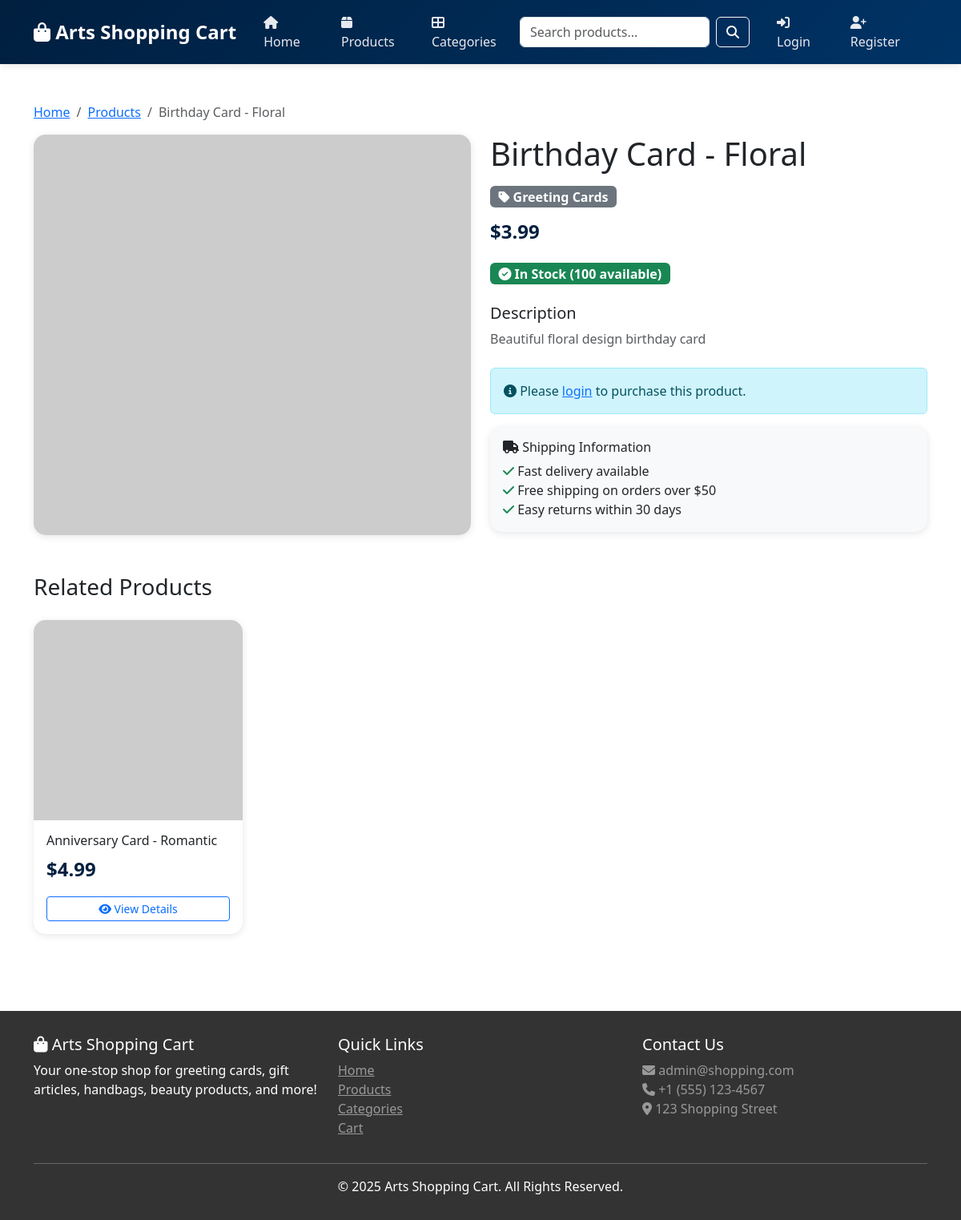
The app's page /product-detail.php?id=1 with its own data.
### tables this page shows
CREATE TABLE IF NOT EXISTS products (
    id INT AUTO_INCREMENT PRIMARY KEY,
    category_id INT,
    name VARCHAR(200) NOT NULL,
    description TEXT,
    price DECIMAL(10, 2) NOT NULL,
    stock INT DEFAULT 0,
    image VARCHAR(255),
    featured TINYINT(1) DEFAULT 0,
    created_at TIMESTAMP DEFAULT CURRENT_TIMESTAMP,
    updated_at TIMESTAMP DEFAULT CURRENT_TIMESTAMP ON UPDATE CURRENT_TIMESTAMP,
    FOREIGN KEY (category_id) REFERENCES categories(id) ON DELETE SET NULL
);

CREATE TABLE IF NOT EXISTS categories (
    id INT AUTO_INCREMENT PRIMARY KEY,
    name VARCHAR(100) NOT NULL,
    description TEXT,
    image VARCHAR(255),
    created_at TIMESTAMP DEFAULT CURRENT_TIMESTAMP
);

### includes/db.php (called while the page is built, shortened)
<?php
class Database {
    private $conn;
    public function __construct() {
        try {
            $this->conn = new mysqli(DB_HOST, DB_USER, DB_PASS, DB_NAME);
            $this->conn->set_charset("utf8mb4");
        } catch (Exception $e) {
            die("Database Error: " . $e->getMessage());
        }
    }
    public function query($sql) {
        $result = $this->conn->query($sql);
        return $result;
    }
}
$db = new Database();
?>

### includes/functions.php (called while the page is built, shortened)
<?php
require_once 'db.php';
function isLoggedIn() {
    return isset($_SESSION['user_id']);
}
function getProducts($category_id = null, $featured = false, $limit = null) {
    global $db;
    $sql = "SELECT p.*, c.name as category_name FROM products p
            LEFT JOIN categories c ON p.category_id = c.id WHERE 1=1";
    if ($category_id) {
        $sql .= " AND p.category_id = " . intval($category_id);
    }
    $sql .= " ORDER BY p.created_at DESC";
    if ($limit) {
        $sql .= " LIMIT " . intval($limit);
    }
    $result = $db->query($sql);
    return $result->fetch_all(MYSQLI_ASSOC);
}
function getProductById($id) {
    global $db;
    $id = intval($id);
    $result = $db->query("SELECT p.*, c.name as category_name FROM products p
                          LEFT JOIN categories c ON p.category_id = c.id
                          WHERE p.id = $id");
    return $result->fetch_assoc();
}
function formatPrice($price) {
    return '$' . number_format($price, 2);
}
?>

### product-detail.php (the view, shortened to what this page needs)
<?php
include 'includes/header.php';
$product_id = isset($_GET['id']) ? intval($_GET['id']) : 0;
$product = getProductById($product_id);
?>
<div class="container my-5">
    <nav aria-label="breadcrumb">
        <ol class="breadcrumb">
            <li class="breadcrumb-item"><a href="index.php">Home</a></li>
            <li class="breadcrumb-item"><a href="products.php">Products</a></li>
            <li class="breadcrumb-item active"><?php echo htmlspecialchars($product['name']); ?></li>
        </ol>
    </nav>
    <div class="row">
        <div class="col-md-6">
            <div class="card">
                <img src="<?php echo $product['image'] ? 'uploads/' . $product['image'] : 'https://via.placeholder.com/600x500?text=' . urlencode($product['name']); ?>"
                     class="card-img-top" alt="<?php echo htmlspecialchars($product['name']); ?>"
                     style="height: 500px; object-fit: cover;">
            </div>
        </div>
        <div class="col-md-6">
            <h1 class="mb-3"><?php echo htmlspecialchars($product['name']); ?></h1>
            <div class="mb-3">
                <span class="badge bg-secondary fs-6">
                    <i class="fas fa-tag"></i> <?php echo htmlspecialchars($product['category_name']); ?>
                </span>
            </div>
            <div class="mb-4">
                <h2 class="product-price"><?php echo formatPrice($product['price']); ?></h2>
            </div>
            <div class="mb-4">
                <?php if ($product['stock'] > 0): ?>
                    <span class="badge bg-success fs-6">
                        <i class="fas fa-check-circle"></i> In Stock (<?php echo $product['stock']; ?> available)
                    </span>
                <?php else: ?>
                    <span class="badge bg-danger fs-6">
                        <i class="fas fa-times-circle"></i> Out of Stock
                    </span>
                <?php endif; ?>
            </div>
            <div class="mb-4">
                <h5>Description</h5>
                <p class="text-muted"><?php echo nl2br(htmlspecialchars($product['description'])); ?></p>
            </div>
            <?php if (isLoggedIn() && $product['stock'] > 0): ?>
                <form action="cart-action.php" method="POST" class="mb-4">
                    <input type="hidden" name="action" value="add">
                    <input type="hidden" name="product_id" value="<?php echo $product['id']; ?>">
                    <div class="row g-3 align-items-end">
                        <div class="col-md-4">
                            <label for="quantity" class="form-label">Quantity</label>
                            <input type="number" class="form-control" id="quantity" name="quantity"
                                   value="1" min="1" max="<?php echo $product['stock']; ?>" required>
                        </div>
                        <div class="col-md-8">
                            <button type="submit" class="btn btn-primary btn-lg w-100">
                                <i class="fas fa-cart-plus"></i> Add to Cart
                            </button>
                        </div>
                    </div>
                </form>
            <?php elseif (!isLoggedIn()): ?>
                <div class="alert alert-info">
                    <i class="fas fa-info-circle"></i> Please <a href="login.php">login</a> to purchase this product.
                </div>
            <?php endif; ?>
            <div class="card bg-light">
                <div class="card-body">
                    <h6 class="card-title"><i class="fas fa-truck"></i> Shipping Information</h6>
                    <ul class="list-unstyled mb-0">
                        <li><i class="fas fa-check text-success"></i> Fast delivery available</li>
                        <li><i class="fas fa-check text-success"></i> Free shipping on orders over $50</li>
                        <li><i class="fas fa-check text-success"></i> Easy returns within 30 days</li>
                    </ul>
                </div>
            </div>
        </div>
    </div>
    <div class="mt-5">
        <h3 class="mb-4">Related Products</h3>
        <div class="row g-4">
            <?php
            $related_products = getProducts($product['category_id'], false, 4);
            foreach ($related_products as $related):
                if ($related['id'] == $product['id']) continue;
            ?>
                <div class="col-md-3">
                    <div class="card h-100">
                        <img src="<?php echo $related['image'] ? 'uploads/' . $related['image'] : 'https://via.placeholder.com/300x250?text=' . urlencode($related['name']); ?>"
                             class="card-img-top" alt="<?php echo htmlspecialchars($related['name']); ?>">
                        <div class="card-body">
                            <h6 class="card-title"><?php echo htmlspecialchars($related['name']); ?></h6>
                            <p class="product-price"><?php echo formatPrice($related['price']); ?></p>
                            <a href="product-detail.php?id=<?php echo $related['id']; ?>" class="btn btn-outline-primary btn-sm w-100">
                                <i class="fas fa-eye"></i> View Details
                            </a>
                        </div>
                    </div>
                </div>
            <?php endforeach; ?>
        </div>
    </div>
</div>
<?php include 'includes/footer.php'; ?>

### includes/header.php (style rules this page uses)
:root { --primary-color: #001f3f; --secondary-color: #003366; --dark-color: #333; --light-color: #f8f9fa; }
body { font-family: 'Segoe UI', Tahoma, Geneva, Verdana, sans-serif; min-height: 100vh; display: flex; flex-direction: column; }
.card { border: none; border-radius: 15px; overflow: hidden; transition: all 0.3s; box-shadow: 0 2px 10px rgba(0,0,0,0.1); }
.card-img-top { height: 250px; object-fit: cover; }
.product-price { color: var(--primary-color); font-size: 1.5rem; font-weight: bold; }

### records on screen
products: name "Birthday Card - Floral", category.name "Greeting Cards", price "$3.99", stock "100", description "Beautiful floral design birthday card"
products: name "Anniversary Card - Romantic", price "$4.99"

### other values on screen
SITE_NAME "Arts Shopping Cart"
ADMIN_EMAIL "admin@shopping.com"
